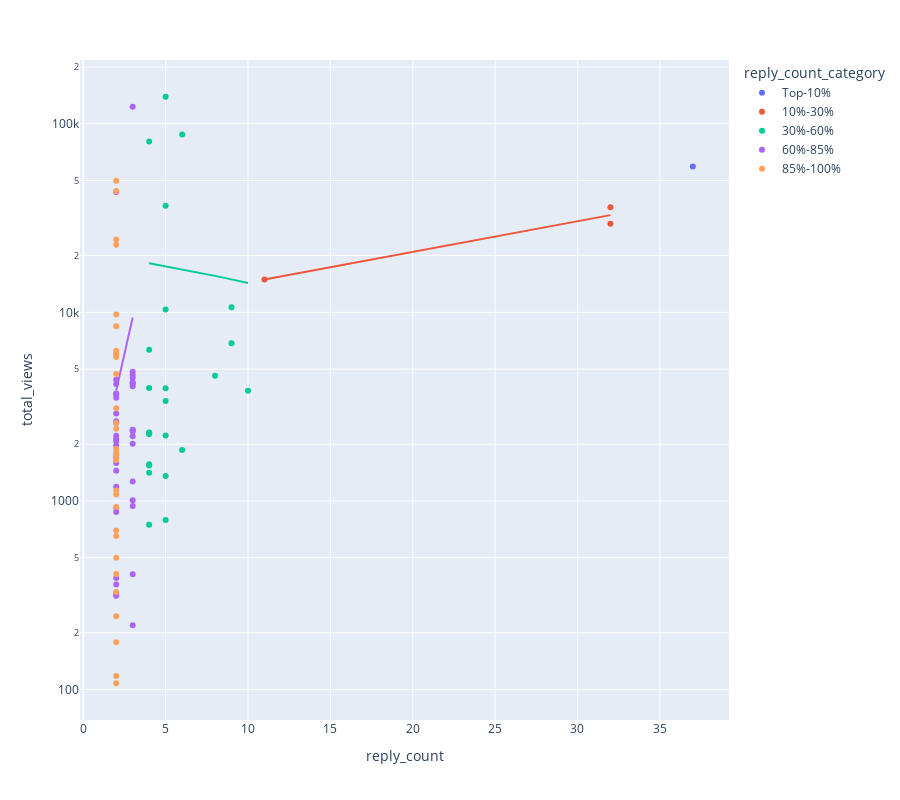
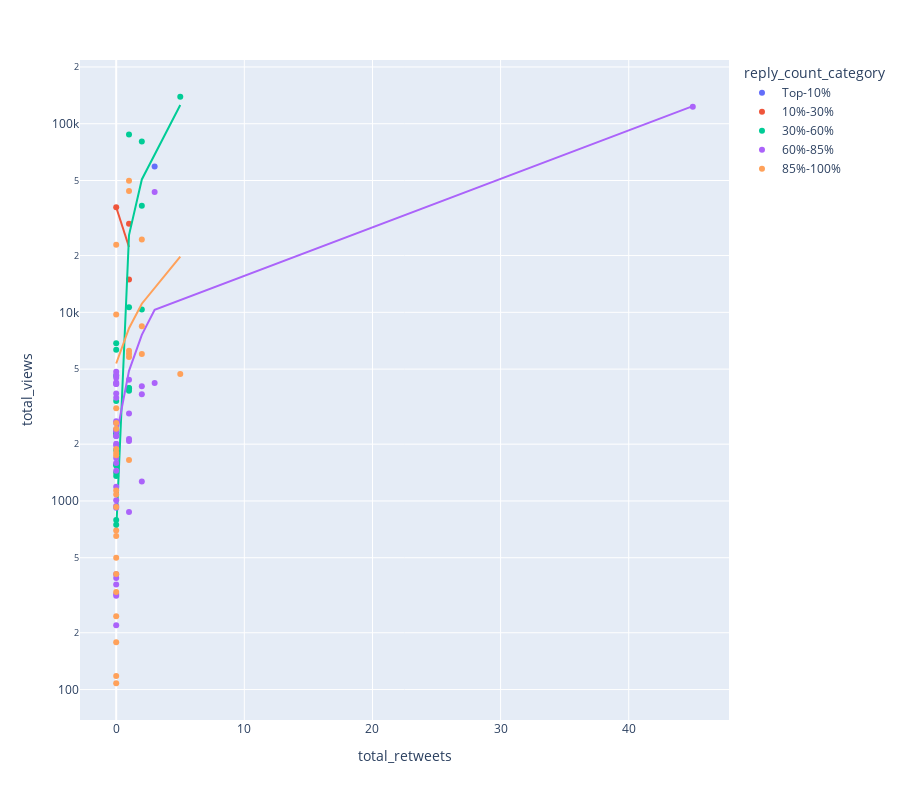
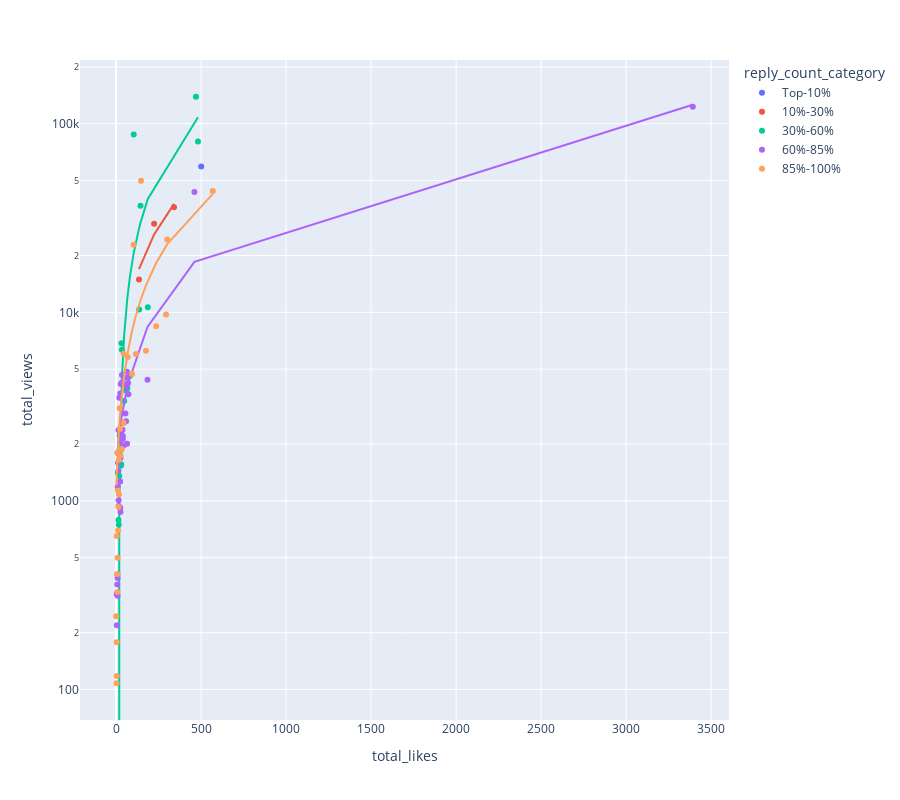
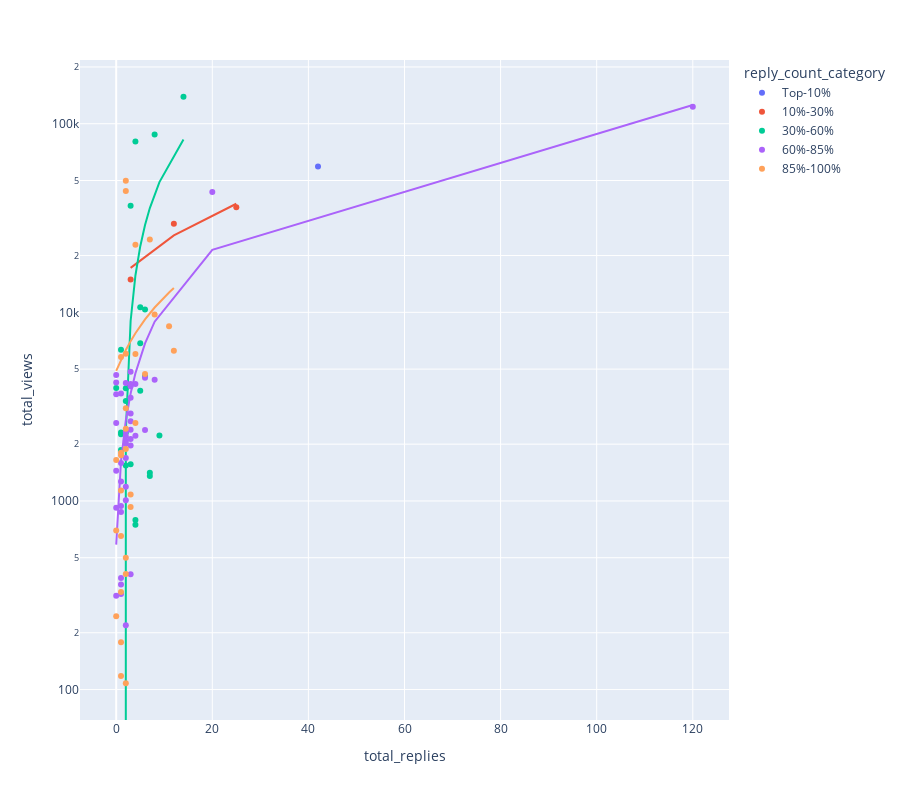

Notebook source saved alongside these figures, in order:
### Code cell
for col in metrics:
    if col == target_col:
        continue
    fig = px.scatter(
        t2,
        x=col,
        y=target_col,
        color=f'{quantile_col}_category',
        hover_data=['inReplyToUsername', quantile_col, target_col],
        trendline='ols',
        # log_x=True,
        log_y=True,
    )
    fig.update_layout(
        height=800,
        # width=400
    )
    fig.show()

### Figure 1 — Plotly figure (JSON) as saved in the notebook; plotly's stock layout.template omitted (floating-point values rounded to 4 significant figures)
{"data": [{"customdata": [["_AashishReddy"]], "hovertemplate": "reply_count_category=Top-10%<br>reply_count=%{x}<br>total_views=%{y}<br>inReplyToUsername=%{customdata[0]}<extra></extra>", "legendgroup": "Top-10%", "marker": {"color": "#636efa", "symbol": "circle"}, "mode": "markers", "name": "Top-10%", "orientation": "v", "showlegend": true, "type": "scatter", "x": [37], "xaxis": "x", "y": [59327], "yaxis": "y"}, {"hovertemplate": "reply_count_category=Top-10%<extra></extra>", "legendgroup": "Top-10%", "marker": {"color": "#636efa", "symbol": "circle"}, "mode": "lines", "name": "Top-10%", "showlegend": false, "type": "scatter", "xaxis": "x", "yaxis": "y"}, {"customdata": [["Abel_summation"], ["oxbquant"], ["TenreiroDaniel"]], "hovertemplate": "reply_count_category=10%-30%<br>reply_count=%{x}<br>total_views=%{y}<br>inReplyToUsername=%{customdata[0]}<extra></extra>", "legendgroup": "10%-30%", "marker": {"color": "#EF553B", "symbol": "circle"}, "mode": "markers", "name": "10%-30%", "orientation": "v", "showlegend": true, "type": "scatter", "x": [32, 32, 11], "xaxis": "x", "y": [36056, 29458, 14913], "yaxis": "y"}, {"hovertemplate": "<b>OLS trendline</b><br>total_views = 849.714 * reply_count + 5566.14<br>R<sup>2</sup>=0.906995<br><br>reply_count_category=10%-30%<br>reply_count=%{x}<br>total_views=%{y} <b>(trend)</b><extra></extra>", "legendgroup": "10%-30%", "marker": {"color": "#EF553B", "symbol": "circle"}, "mode": "lines", "name": "10%-30%", "showlegend": false, "type": "scatter", "x": [11, 32, 32], "xaxis": "x", "y": [14910.0, 32760.0, 32760.0], "yaxis": "y"}, {"customdata": [["zephyr_z9"], ["thermo2ndlaw"], ["teortaxesTex"], ["LandsharkRides"], ["jacobrintamaki"], ["BasedBeffJezos"], ["norpadon"], ["scheminglunatic"], ["4confusedemoji"], ["TrustInFutures"], ["W98AB"], ["bubblebabyboi"], ["halogen1048576"], ["brickroad7"], ["riversposting"], ["mikeofpol"], ["lanadunhamcel"], ["lucky_strikes_x"], ["matthew_pines"], ["goodalexander"], ["abcampbell"], ["f4talStrategies"], ["TheStalwart"], ["1bharadvaja"]], "hovertemplate": "reply_count_category=30%-60%<br>reply_count=%{x}<br>total_views=%{y}<br>inReplyToUsername=%{customdata[0]}<extra></extra>", "legendgroup": "30%-60%", "marker": {"color": "#00cc96", "symbol": "circle"}, "mode": "markers", "name": "30%-60%", "orientation": "v", "showlegend": true, "type": "scatter", "x": [10, 9, 9, 8, 6, 6, 5, 5, 5, 5, 5, 5, 5, 5, 4, 4, 4, 4, 4, 4, 4, 4, 4, 4], "xaxis": "x", "y": [3845, 6861, 10644, 4606, 1861, 87699, 793, 1358, 2222, 138996, 10358, 36715, 3959, 3389, 1542, 748, 1564, 2299, 1411, 80580, 2303, 3968, 6337, 2257], "yaxis": "y"}, {"hovertemplate": "<b>OLS trendline</b><br>total_views = -652.535 * reply_count + 20826.6<br>R<sup>2</sup>=0.001144<br><br>reply_count_category=30%-60%<br>reply_count=%{x}<br>total_views=%{y} <b>(trend)</b><extra></extra>", "legendgroup": "30%-60%", "marker": {"color": "#00cc96", "symbol": "circle"}, "mode": "lines", "name": "30%-60%", "showlegend": false, "type": "scatter", "x": [4, 4, 4, 4, 4, 4, 4, 4, 4, 4, 5, 5, 5, 5, 5, 5, 5, 5, 6, 6, 8, 9, 9, 10], "xaxis": "x", "y": [18220.0, 18220.0, 18220.0, 18220.0, 18220.0, 18220.0, 18220.0, 18220.0, 18220.0, 18220.0, 17560.0, 17560.0, 17560.0, 17560.0, 17560.0, 17560.0, 17560.0, 17560.0, 16910.0, 16910.0, 15610.0, 14950.0, 14950.0, 14300.0], "yaxis": "y"}, {"customdata": [["30SergioMisal"], ["trollshevik88"], ["SebastianShemi"], ["SamoBurja"], ["PancakesKing1"], ["OPRXBT"], ["MazenJalloul"], ["StewartalsopIII"], ["elocinationn"], ["ssphinxe"], ["DaniloMenshikov"], ["markvalorian"], ["hhoho_haha81464"], ["helscom"], ["hallerite"], ["springofarete"], ["0x49fa98"], ["thiccyth0t"], ["Johnny2Fingersz"], ["brunellaism"], ["e_virdfr"], ["dystopiangf"], ["JamesSurowiecki"], ["RokoMijic"], ["Jacob_Hornstein"], ["tszzl"], ["Soul0Engineer"], ["7uomoki"], ["AnglesonNorman"], ["AndreiCroitor"], ["2raiseto00"], ["awake62978576"], ["KinderheimRune"], ["lucian___11"], ["nelvOfficial"], ["panickssery"], ["redaction"], ["schisofrenia"], ["radshaan"], ["BayesedThinker"], ["Bonecondor"]], "hovertemplate": "reply_count_category=60%-85%<br>reply_count=%{x}<br>total_views=%{y}<br>inReplyToUsername=%{customdata[0]}<extra></extra>", "legendgroup": "60%-85%", "marker": {"color": "#ab63fa", "symbol": "circle"}, "mode": "markers", "name": "60%-85%", "orientation": "v", "showlegend": true, "type": "scatter", "x": [3, 3, 3, 3, 3, 3, 3, 3, 3, 3, 3, 3, 3, 3, 3, 3, 3, 3, 2, 2, 2, 2, 2, 2, 2, 2, 2, 2, 2, 2, 2, 2, 2, 2, 2, 2, 2, 2, 2, 2, 2], "xaxis": "x", "y": [2331, 2201, 1009, 4494, 409, 1267, 2379, 219, 940, 4840, 4224, 4167, 123045, 4059, 2382, 4243, 2013, 4650, 2649, 3523, 1687, 2589, 875, 43500, 361, 1589, 2079, 390, 2133, 4387, 3709, 1191, 3676, 4172, 1447, 2215, 2910, 920, 321, 314, 1968], "yaxis": "y"}, {"hovertemplate": "<b>OLS trendline</b><br>total_views = 5529.39 * reply_count + -7206.38<br>R<sup>2</sup>=0.019655<br><br>reply_count_category=60%-85%<br>reply_count=%{x}<br>total_views=%{y} <b>(trend)</b><extra></extra>", "legendgroup": "60%-85%", "marker": {"color": "#ab63fa", "symbol": "circle"}, "mode": "lines", "name": "60%-85%", "showlegend": false, "type": "scatter", "x": [2, 2, 2, 2, 2, 2, 2, 2, 2, 2, 2, 2, 2, 2, 2, 2, 2, 2, 2, 2, 2, 2, 2, 3, 3, 3, 3, 3, 3, 3, 3, 3, 3, 3, 3, 3, 3, 3, 3, 3, 3], "xaxis": "x", "y": [3852.0, 3852.0, 3852.0, 3852.0, 3852.0, 3852.0, 3852.0, 3852.0, 3852.0, 3852.0, 3852.0, 3852.0, 3852.0, 3852.0, 3852.0, 3852.0, 3852.0, 3852.0, 3852.0, 3852.0, 3852.0, 3852.0, 3852.0, 9382.0, 9382.0, 9382.0, 9382.0, 9382.0, 9382.0, 9382.0, 9382.0, 9382.0, 9382.0, 9382.0, 9382.0, 9382.0, 9382.0, 9382.0, 9382.0, 9382.0, 9382.0], "yaxis": "y"}, {"customdata": [["theojaffee"], ["tafphorisms"], ["Antonio86170786"], ["BackPedaling112"], ["skipthedeck"], ["rudbytorector"], ["gettyimagepsyop"], ["gentle_class7"], ["hibiscuslotus25"], ["ilfascisto"], ["presentlyMihai"], ["providenceluvr"], ["joshqharris"], ["ErgodicTrace"], ["_vonarchimboldi"], ["based16z"], ["bayeslord"], ["basedcone"], ["Xilo_K"], ["andocracy"], ["VictoryOdes"], ["0xPajke"], ["grok"], ["larrystavrogin"], ["ClosedFormJest"], ["supersnowxbt"], ["youngtroon"], ["zmo_zeemo"], ["xlr8harder"], ["teodor_io"]], "hovertemplate": "reply_count_category=85%-100%<br>reply_count=%{x}<br>total_views=%{y}<br>inReplyToUsername=%{customdata[0]}<extra></extra>", "legendgroup": "85%-100%", "marker": {"color": "#FFA15A", "symbol": "circle"}, "mode": "markers", "name": "85%-100%", "orientation": "v", "showlegend": true, "type": "scatter", "x": [2, 2, 2, 2, 2, 2, 2, 2, 2, 2, 2, 2, 2, 2, 2, 2, 2, 2, 2, 2, 2, 2, 2, 2, 2, 2, 2, 2, 2, 2], "xaxis": "x", "y": [6019, 6024, 44043, 22796, 2591, 329, 1802, 108, 500, 24361, 6258, 652, 3102, 4716, 178, 1650, 1886, 2413, 118, 9727, 1135, 1747, 1083, 245, 410, 5793, 930, 8442, 49871, 698], "yaxis": "y"}, {"hovertemplate": "<b>OLS trendline</b><br>total_views = 3493.78<br>R<sup>2</sup>=-0.000000<br><br>reply_count_category=85%-100%<br>reply_count=%{x}<br>total_views=%{y} <b>(trend)</b><extra></extra>", "legendgroup": "85%-100%", "marker": {"color": "#FFA15A", "symbol": "circle"}, "mode": "lines", "name": "85%-100%", "showlegend": false, "type": "scatter", "x": [2, 2, 2, 2, 2, 2, 2, 2, 2, 2, 2, 2, 2, 2, 2, 2, 2, 2, 2, 2, 2, 2, 2, 2, 2, 2, 2, 2, 2, 2], "xaxis": "x", "y": [6988.0, 6988.0, 6988.0, 6988.0, 6988.0, 6988.0, 6988.0, 6988.0, 6988.0, 6988.0, 6988.0, 6988.0, 6988.0, 6988.0, 6988.0, 6988.0, 6988.0, 6988.0, 6988.0, 6988.0, 6988.0, 6988.0, 6988.0, 6988.0, 6988.0, 6988.0, 6988.0, 6988.0, 6988.0, 6988.0], "yaxis": "y"}], "layout": {"height": 800, "legend": {"title": {"text": "reply_count_category"}, "tracegroupgap": 0}, "margin": {"t": 60}, "xaxis": {"anchor": "y", "domain": [0, 1], "title": {"text": "reply_count"}}, "yaxis": {"anchor": "x", "domain": [0, 1], "title": {"text": "total_views"}, "type": "log"}}}

### Figure 2 — Plotly figure (JSON) as saved in the notebook; plotly's stock layout.template omitted (floating-point values rounded to 4 significant figures)
{"data": [{"customdata": [["_AashishReddy", 37]], "hovertemplate": "reply_count_category=Top-10%<br>total_retweets=%{x}<br>total_views=%{y}<br>inReplyToUsername=%{customdata[0]}<br>reply_count=%{customdata[1]}<extra></extra>", "legendgroup": "Top-10%", "marker": {"color": "#636efa", "symbol": "circle"}, "mode": "markers", "name": "Top-10%", "orientation": "v", "showlegend": true, "type": "scatter", "x": [3], "xaxis": "x", "y": [59327], "yaxis": "y"}, {"hovertemplate": "reply_count_category=Top-10%<extra></extra>", "legendgroup": "Top-10%", "marker": {"color": "#636efa", "symbol": "circle"}, "mode": "lines", "name": "Top-10%", "showlegend": false, "type": "scatter", "xaxis": "x", "yaxis": "y"}, {"customdata": [["Abel_summation", 32], ["oxbquant", 32], ["TenreiroDaniel", 11]], "hovertemplate": "reply_count_category=10%-30%<br>total_retweets=%{x}<br>total_views=%{y}<br>inReplyToUsername=%{customdata[0]}<br>reply_count=%{customdata[1]}<extra></extra>", "legendgroup": "10%-30%", "marker": {"color": "#EF553B", "symbol": "circle"}, "mode": "markers", "name": "10%-30%", "orientation": "v", "showlegend": true, "type": "scatter", "x": [0, 1, 1], "xaxis": "x", "y": [36056, 29458, 14913], "yaxis": "y"}, {"hovertemplate": "<b>OLS trendline</b><br>total_views = -13870.5 * total_retweets + 36056<br>R<sup>2</sup>=0.548030<br><br>reply_count_category=10%-30%<br>total_retweets=%{x}<br>total_views=%{y} <b>(trend)</b><extra></extra>", "legendgroup": "10%-30%", "marker": {"color": "#EF553B", "symbol": "circle"}, "mode": "lines", "name": "10%-30%", "showlegend": false, "type": "scatter", "x": [0, 1, 1], "xaxis": "x", "y": [36060.0, 22190.0, 22190.0], "yaxis": "y"}, {"customdata": [["zephyr_z9", 10], ["thermo2ndlaw", 9], ["teortaxesTex", 9], ["LandsharkRides", 8], ["jacobrintamaki", 6], ["BasedBeffJezos", 6], ["norpadon", 5], ["scheminglunatic", 5], ["4confusedemoji", 5], ["TrustInFutures", 5], ["W98AB", 5], ["bubblebabyboi", 5], ["halogen1048576", 5], ["brickroad7", 5], ["riversposting", 4], ["mikeofpol", 4], ["lanadunhamcel", 4], ["lucky_strikes_x", 4], ["matthew_pines", 4], ["goodalexander", 4], ["abcampbell", 4], ["f4talStrategies", 4], ["TheStalwart", 4], ["1bharadvaja", 4]], "hovertemplate": "reply_count_category=30%-60%<br>total_retweets=%{x}<br>total_views=%{y}<br>inReplyToUsername=%{customdata[0]}<br>reply_count=%{customdata[1]}<extra></extra>", "legendgroup": "30%-60%", "marker": {"color": "#00cc96", "symbol": "circle"}, "mode": "markers", "name": "30%-60%", "orientation": "v", "showlegend": true, "type": "scatter", "x": [1, 0, 1, 0, 0, 1, 0, 0, 0, 5, 2, 2, 1, 0, 0, 0, 0, 0, 0, 2, 0, 1, 0, 0], "xaxis": "x", "y": [3845, 6861, 10644, 4606, 1861, 87699, 793, 1358, 2222, 138996, 10358, 36715, 3959, 3389, 1542, 748, 1564, 2299, 1411, 80580, 2303, 3968, 6337, 2257], "yaxis": "y"}, {"hovertemplate": "<b>OLS trendline</b><br>total_views = 24984.8 * total_retweets + 689.912<br>R<sup>2</sup>=0.697281<br><br>reply_count_category=30%-60%<br>total_retweets=%{x}<br>total_views=%{y} <b>(trend)</b><extra></extra>", "legendgroup": "30%-60%", "marker": {"color": "#00cc96", "symbol": "circle"}, "mode": "lines", "name": "30%-60%", "showlegend": false, "type": "scatter", "x": [0, 0, 0, 0, 0, 0, 0, 0, 0, 0, 0, 0, 0, 0, 0, 1, 1, 1, 1, 1, 2, 2, 2, 5], "xaxis": "x", "y": [689.9, 689.9, 689.9, 689.9, 689.9, 689.9, 689.9, 689.9, 689.9, 689.9, 689.9, 689.9, 689.9, 689.9, 689.9, 25670.0, 25670.0, 25670.0, 25670.0, 25670.0, 50660.0, 50660.0, 50660.0, 125600.0], "yaxis": "y"}, {"customdata": [["30SergioMisal", 3], ["trollshevik88", 3], ["SebastianShemi", 3], ["SamoBurja", 3], ["PancakesKing1", 3], ["OPRXBT", 3], ["MazenJalloul", 3], ["StewartalsopIII", 3], ["elocinationn", 3], ["ssphinxe", 3], ["DaniloMenshikov", 3], ["markvalorian", 3], ["hhoho_haha81464", 3], ["helscom", 3], ["hallerite", 3], ["springofarete", 3], ["0x49fa98", 3], ["thiccyth0t", 3], ["Johnny2Fingersz", 2], ["brunellaism", 2], ["e_virdfr", 2], ["dystopiangf", 2], ["JamesSurowiecki", 2], ["RokoMijic", 2], ["Jacob_Hornstein", 2], ["tszzl", 2], ["Soul0Engineer", 2], ["7uomoki", 2], ["AnglesonNorman", 2], ["AndreiCroitor", 2], ["2raiseto00", 2], ["awake62978576", 2], ["KinderheimRune", 2], ["lucian___11", 2], ["nelvOfficial", 2], ["panickssery", 2], ["redaction", 2], ["schisofrenia", 2], ["radshaan", 2], ["BayesedThinker", 2], ["Bonecondor", 2]], "hovertemplate": "reply_count_category=60%-85%<br>total_retweets=%{x}<br>total_views=%{y}<br>inReplyToUsername=%{customdata[0]}<br>reply_count=%{customdata[1]}<extra></extra>", "legendgroup": "60%-85%", "marker": {"color": "#ab63fa", "symbol": "circle"}, "mode": "markers", "name": "60%-85%", "orientation": "v", "showlegend": true, "type": "scatter", "x": [0, 0, 0, 0, 0, 2, 0, 0, 0, 0, 3, 0, 45, 2, 0, 0, 0, 0, 0, 0, 0, 0, 1, 3, 0, 0, 1, 0, 1, 1, 0, 0, 2, 0, 0, 0, 1, 0, 0, 0, 0], "xaxis": "x", "y": [2331, 2201, 1009, 4494, 409, 1267, 2379, 219, 940, 4840, 4224, 4167, 123045, 4059, 2382, 4243, 2013, 4650, 2649, 3523, 1687, 2589, 875, 43500, 361, 1589, 2079, 390, 2133, 4387, 3709, 1191, 3676, 4172, 1447, 2215, 2910, 920, 321, 314, 1968], "yaxis": "y"}, {"hovertemplate": "<b>OLS trendline</b><br>total_views = 2706.29 * total_retweets + 2187.49<br>R<sup>2</sup>=0.916848<br><br>reply_count_category=60%-85%<br>total_retweets=%{x}<br>total_views=%{y} <b>(trend)</b><extra></extra>", "legendgroup": "60%-85%", "marker": {"color": "#ab63fa", "symbol": "circle"}, "mode": "lines", "name": "60%-85%", "showlegend": false, "type": "scatter", "x": [0, 0, 0, 0, 0, 0, 0, 0, 0, 0, 0, 0, 0, 0, 0, 0, 0, 0, 0, 0, 0, 0, 0, 0, 0, 0, 0, 0, 0, 0, 1, 1, 1, 1, 1, 2, 2, 2, 3, 3, 45], "xaxis": "x", "y": [2187.0, 2187.0, 2187.0, 2187.0, 2187.0, 2187.0, 2187.0, 2187.0, 2187.0, 2187.0, 2187.0, 2187.0, 2187.0, 2187.0, 2187.0, 2187.0, 2187.0, 2187.0, 2187.0, 2187.0, 2187.0, 2187.0, 2187.0, 2187.0, 2187.0, 2187.0, 2187.0, 2187.0, 2187.0, 2187.0, 4894.0, 4894.0, 4894.0, 4894.0, 4894.0, 7600.0, 7600.0, 7600.0, 10310.0, 10310.0, 124000.0], "yaxis": "y"}, {"customdata": [["theojaffee", 2], ["tafphorisms", 2], ["Antonio86170786", 2], ["BackPedaling112", 2], ["skipthedeck", 2], ["rudbytorector", 2], ["gettyimagepsyop", 2], ["gentle_class7", 2], ["hibiscuslotus25", 2], ["ilfascisto", 2], ["presentlyMihai", 2], ["providenceluvr", 2], ["joshqharris", 2], ["ErgodicTrace", 2], ["_vonarchimboldi", 2], ["based16z", 2], ["bayeslord", 2], ["basedcone", 2], ["Xilo_K", 2], ["andocracy", 2], ["VictoryOdes", 2], ["0xPajke", 2], ["grok", 2], ["larrystavrogin", 2], ["ClosedFormJest", 2], ["supersnowxbt", 2], ["youngtroon", 2], ["zmo_zeemo", 2], ["xlr8harder", 2], ["teodor_io", 2]], "hovertemplate": "reply_count_category=85%-100%<br>total_retweets=%{x}<br>total_views=%{y}<br>inReplyToUsername=%{customdata[0]}<br>reply_count=%{customdata[1]}<extra></extra>", "legendgroup": "85%-100%", "marker": {"color": "#FFA15A", "symbol": "circle"}, "mode": "markers", "name": "85%-100%", "orientation": "v", "showlegend": true, "type": "scatter", "x": [2, 1, 1, 0, 0, 0, 0, 0, 0, 2, 1, 0, 0, 5, 0, 1, 0, 0, 0, 0, 0, 0, 0, 0, 0, 1, 0, 2, 1, 0], "xaxis": "x", "y": [6019, 6024, 44043, 22796, 2591, 329, 1802, 108, 500, 24361, 6258, 652, 3102, 4716, 178, 1650, 1886, 2413, 118, 9727, 1135, 1747, 1083, 245, 410, 5793, 930, 8442, 49871, 698], "yaxis": "y"}, {"hovertemplate": "<b>OLS trendline</b><br>total_views = 2879.35 * total_retweets + 5355.93<br>R<sup>2</sup>=0.062189<br><br>reply_count_category=85%-100%<br>total_retweets=%{x}<br>total_views=%{y} <b>(trend)</b><extra></extra>", "legendgroup": "85%-100%", "marker": {"color": "#FFA15A", "symbol": "circle"}, "mode": "lines", "name": "85%-100%", "showlegend": false, "type": "scatter", "x": [0, 0, 0, 0, 0, 0, 0, 0, 0, 0, 0, 0, 0, 0, 0, 0, 0, 0, 0, 0, 1, 1, 1, 1, 1, 1, 2, 2, 2, 5], "xaxis": "x", "y": [5356.0, 5356.0, 5356.0, 5356.0, 5356.0, 5356.0, 5356.0, 5356.0, 5356.0, 5356.0, 5356.0, 5356.0, 5356.0, 5356.0, 5356.0, 5356.0, 5356.0, 5356.0, 5356.0, 5356.0, 8235.0, 8235.0, 8235.0, 8235.0, 8235.0, 8235.0, 11110.0, 11110.0, 11110.0, 19750.0], "yaxis": "y"}], "layout": {"height": 800, "legend": {"title": {"text": "reply_count_category"}, "tracegroupgap": 0}, "margin": {"t": 60}, "xaxis": {"anchor": "y", "domain": [0, 1], "title": {"text": "total_retweets"}}, "yaxis": {"anchor": "x", "domain": [0, 1], "title": {"text": "total_views"}, "type": "log"}}}

### Figure 3 — Plotly figure (JSON) as saved in the notebook; plotly's stock layout.template omitted (floating-point values rounded to 4 significant figures)
{"data": [{"customdata": [["_AashishReddy", 37]], "hovertemplate": "reply_count_category=Top-10%<br>total_likes=%{x}<br>total_views=%{y}<br>inReplyToUsername=%{customdata[0]}<br>reply_count=%{customdata[1]}<extra></extra>", "legendgroup": "Top-10%", "marker": {"color": "#636efa", "symbol": "circle"}, "mode": "markers", "name": "Top-10%", "orientation": "v", "showlegend": true, "type": "scatter", "x": [501], "xaxis": "x", "y": [59327], "yaxis": "y"}, {"hovertemplate": "reply_count_category=Top-10%<extra></extra>", "legendgroup": "Top-10%", "marker": {"color": "#636efa", "symbol": "circle"}, "mode": "lines", "name": "Top-10%", "showlegend": false, "type": "scatter", "xaxis": "x", "yaxis": "y"}, {"customdata": [["Abel_summation", 32], ["oxbquant", 32], ["TenreiroDaniel", 11]], "hovertemplate": "reply_count_category=10%-30%<br>total_likes=%{x}<br>total_views=%{y}<br>inReplyToUsername=%{customdata[0]}<br>reply_count=%{customdata[1]}<extra></extra>", "legendgroup": "10%-30%", "marker": {"color": "#EF553B", "symbol": "circle"}, "mode": "markers", "name": "10%-30%", "orientation": "v", "showlegend": true, "type": "scatter", "x": [341, 224, 135], "xaxis": "x", "y": [36056, 29458, 14913], "yaxis": "y"}, {"hovertemplate": "<b>OLS trendline</b><br>total_views = 100.271 * total_likes + 3412.53<br>R<sup>2</sup>=0.917127<br><br>reply_count_category=10%-30%<br>total_likes=%{x}<br>total_views=%{y} <b>(trend)</b><extra></extra>", "legendgroup": "10%-30%", "marker": {"color": "#EF553B", "symbol": "circle"}, "mode": "lines", "name": "10%-30%", "showlegend": false, "type": "scatter", "x": [135, 224, 341], "xaxis": "x", "y": [16950.0, 25870.0, 37600.0], "yaxis": "y"}, {"customdata": [["zephyr_z9", 10], ["thermo2ndlaw", 9], ["teortaxesTex", 9], ["LandsharkRides", 8], ["jacobrintamaki", 6], ["BasedBeffJezos", 6], ["norpadon", 5], ["scheminglunatic", 5], ["4confusedemoji", 5], ["TrustInFutures", 5], ["W98AB", 5], ["bubblebabyboi", 5], ["halogen1048576", 5], ["brickroad7", 5], ["riversposting", 4], ["mikeofpol", 4], ["lanadunhamcel", 4], ["lucky_strikes_x", 4], ["matthew_pines", 4], ["goodalexander", 4], ["abcampbell", 4], ["f4talStrategies", 4], ["TheStalwart", 4], ["1bharadvaja", 4]], "hovertemplate": "reply_count_category=30%-60%<br>total_likes=%{x}<br>total_views=%{y}<br>inReplyToUsername=%{customdata[0]}<br>reply_count=%{customdata[1]}<extra></extra>", "legendgroup": "30%-60%", "marker": {"color": "#00cc96", "symbol": "circle"}, "mode": "markers", "name": "30%-60%", "orientation": "v", "showlegend": true, "type": "scatter", "x": [60, 32, 187, 82, 27, 104, 14, 19, 21, 470, 136, 144, 64, 48, 29, 16, 30, 29, 11, 482, 28, 66, 34, 26], "xaxis": "x", "y": [3845, 6861, 10644, 4606, 1861, 87699, 793, 1358, 2222, 138996, 10358, 36715, 3959, 3389, 1542, 748, 1564, 2299, 1411, 80580, 2303, 3968, 6337, 2257], "yaxis": "y"}, {"hovertemplate": "<b>OLS trendline</b><br>total_views = 232.141 * total_likes + -3536.52<br>R<sup>2</sup>=0.717392<br><br>reply_count_category=30%-60%<br>total_likes=%{x}<br>total_views=%{y} <b>(trend)</b><extra></extra>", "legendgroup": "30%-60%", "marker": {"color": "#00cc96", "symbol": "circle"}, "mode": "lines", "name": "30%-60%", "showlegend": false, "type": "scatter", "x": [11, 14, 16, 19, 21, 26, 27, 28, 29, 29, 30, 32, 34, 48, 60, 64, 66, 82, 104, 136, 144, 187, 470, 482], "xaxis": "x", "y": [-983.0, -286.6, 177.7, 874.1, 1338.0, 2499.0, 2731.0, 2963.0, 3196.0, 3196.0, 3428.0, 3892.0, 4356.0, 7606.0, 10390.0, 11320.0, 11780.0, 15500.0, 20610.0, 28030.0, 29890.0, 39870.0, 105600.0, 108400.0], "yaxis": "y"}, {"customdata": [["30SergioMisal", 3], ["trollshevik88", 3], ["SebastianShemi", 3], ["SamoBurja", 3], ["PancakesKing1", 3], ["OPRXBT", 3], ["MazenJalloul", 3], ["StewartalsopIII", 3], ["elocinationn", 3], ["ssphinxe", 3], ["DaniloMenshikov", 3], ["markvalorian", 3], ["hhoho_haha81464", 3], ["helscom", 3], ["hallerite", 3], ["springofarete", 3], ["0x49fa98", 3], ["thiccyth0t", 3], ["Johnny2Fingersz", 2], ["brunellaism", 2], ["e_virdfr", 2], ["dystopiangf", 2], ["JamesSurowiecki", 2], ["RokoMijic", 2], ["Jacob_Hornstein", 2], ["tszzl", 2], ["Soul0Engineer", 2], ["7uomoki", 2], ["AnglesonNorman", 2], ["AndreiCroitor", 2], ["2raiseto00", 2], ["awake62978576", 2], ["KinderheimRune", 2], ["lucian___11", 2], ["nelvOfficial", 2], ["panickssery", 2], ["redaction", 2], ["schisofrenia", 2], ["radshaan", 2], ["BayesedThinker", 2], ["Bonecondor", 2]], "hovertemplate": "reply_count_category=60%-85%<br>total_likes=%{x}<br>total_views=%{y}<br>inReplyToUsername=%{customdata[0]}<br>reply_count=%{customdata[1]}<extra></extra>", "legendgroup": "60%-85%", "marker": {"color": "#ab63fa", "symbol": "circle"}, "mode": "markers", "name": "60%-85%", "orientation": "v", "showlegend": true, "type": "scatter", "x": [22, 39, 15, 61, 8, 24, 14, 5, 15, 64, 71, 28, 3392, 62, 38, 36, 65, 35, 59, 19, 26, 41, 26, 461, 7, 12, 26, 9, 40, 185, 25, 10, 73, 45, 14, 38, 55, 25, 4, 9, 44], "xaxis": "x", "y": [2331, 2201, 1009, 4494, 409, 1267, 2379, 219, 940, 4840, 4224, 4167, 123045, 4059, 2382, 4243, 2013, 4650, 2649, 3523, 1687, 2589, 875, 43500, 361, 1589, 2079, 390, 2133, 4387, 3709, 1191, 3676, 4172, 1447, 2215, 2910, 920, 321, 314, 1968], "yaxis": "y"}, {"hovertemplate": "<b>OLS trendline</b><br>total_views = 36.7144 * total_likes + 1581.37<br>R<sup>2</sup>=0.955575<br><br>reply_count_category=60%-85%<br>total_likes=%{x}<br>total_views=%{y} <b>(trend)</b><extra></extra>", "legendgroup": "60%-85%", "marker": {"color": "#ab63fa", "symbol": "circle"}, "mode": "lines", "name": "60%-85%", "showlegend": false, "type": "scatter", "x": [4, 5, 7, 8, 9, 9, 10, 12, 14, 14, 15, 15, 19, 22, 24, 25, 25, 26, 26, 26, 28, 35, 36, 38, 38, 39, 40, 41, 44, 45, 55, 59, 61, 62, 64, 65, 71, 73, 185, 461, 3392], "xaxis": "x", "y": [1728.0, 1765.0, 1838.0, 1875.0, 1912.0, 1912.0, 1949.0, 2022.0, 2095.0, 2095.0, 2132.0, 2132.0, 2279.0, 2389.0, 2463.0, 2499.0, 2499.0, 2536.0, 2536.0, 2536.0, 2609.0, 2866.0, 2903.0, 2977.0, 2977.0, 3013.0, 3050.0, 3087.0, 3197.0, 3234.0, 3601.0, 3748.0, 3821.0, 3858.0, 3931.0, 3968.0, 4188.0, 4262.0, 8374.0, 18510.0, 126100.0], "yaxis": "y"}, {"customdata": [["theojaffee", 2], ["tafphorisms", 2], ["Antonio86170786", 2], ["BackPedaling112", 2], ["skipthedeck", 2], ["rudbytorector", 2], ["gettyimagepsyop", 2], ["gentle_class7", 2], ["hibiscuslotus25", 2], ["ilfascisto", 2], ["presentlyMihai", 2], ["providenceluvr", 2], ["joshqharris", 2], ["ErgodicTrace", 2], ["_vonarchimboldi", 2], ["based16z", 2], ["bayeslord", 2], ["basedcone", 2], ["Xilo_K", 2], ["andocracy", 2], ["VictoryOdes", 2], ["0xPajke", 2], ["grok", 2], ["larrystavrogin", 2], ["ClosedFormJest", 2], ["supersnowxbt", 2], ["youngtroon", 2], ["zmo_zeemo", 2], ["xlr8harder", 2], ["teodor_io", 2]], "hovertemplate": "reply_count_category=85%-100%<br>total_likes=%{x}<br>total_views=%{y}<br>inReplyToUsername=%{customdata[0]}<br>reply_count=%{customdata[1]}<extra></extra>", "legendgroup": "85%-100%", "marker": {"color": "#FFA15A", "symbol": "circle"}, "mode": "markers", "name": "85%-100%", "orientation": "v", "showlegend": true, "type": "scatter", "x": [117, 45, 569, 103, 45, 8, 7, 3, 9, 301, 176, 4, 21, 94, 4, 16, 34, 24, 4, 294, 11, 26, 17, 1, 8, 69, 14, 236, 147, 12], "xaxis": "x", "y": [6019, 6024, 44043, 22796, 2591, 329, 1802, 108, 500, 24361, 6258, 652, 3102, 4716, 178, 1650, 1886, 2413, 118, 9727, 1135, 1747, 1083, 245, 410, 5793, 930, 8442, 49871, 698], "yaxis": "y"}, {"hovertemplate": "<b>OLS trendline</b><br>total_views = 72.5781 * total_likes + 1135.36<br>R<sup>2</sup>=0.544901<br><br>reply_count_category=85%-100%<br>total_likes=%{x}<br>total_views=%{y} <b>(trend)</b><extra></extra>", "legendgroup": "85%-100%", "marker": {"color": "#FFA15A", "symbol": "circle"}, "mode": "lines", "name": "85%-100%", "showlegend": false, "type": "scatter", "x": [1, 3, 4, 4, 4, 7, 8, 8, 9, 11, 12, 14, 16, 17, 21, 24, 26, 34, 45, 45, 69, 94, 103, 117, 147, 176, 236, 294, 301, 569], "xaxis": "x", "y": [1208.0, 1353.0, 1426.0, 1426.0, 1426.0, 1643.0, 1716.0, 1716.0, 1789.0, 1934.0, 2006.0, 2151.0, 2297.0, 2369.0, 2659.0, 2877.0, 3022.0, 3603.0, 4401.0, 4401.0, 6143.0, 7958.0, 8611.0, 9627.0, 11800.0, 13910.0, 18260.0, 22470.0, 22980.0, 42430.0], "yaxis": "y"}], "layout": {"height": 800, "legend": {"title": {"text": "reply_count_category"}, "tracegroupgap": 0}, "margin": {"t": 60}, "xaxis": {"anchor": "y", "domain": [0, 1], "title": {"text": "total_likes"}}, "yaxis": {"anchor": "x", "domain": [0, 1], "title": {"text": "total_views"}, "type": "log"}}}

### Figure 4 — Plotly figure (JSON) as saved in the notebook; plotly's stock layout.template omitted (floating-point values rounded to 4 significant figures)
{"data": [{"customdata": [["_AashishReddy", 37]], "hovertemplate": "reply_count_category=Top-10%<br>total_replies=%{x}<br>total_views=%{y}<br>inReplyToUsername=%{customdata[0]}<br>reply_count=%{customdata[1]}<extra></extra>", "legendgroup": "Top-10%", "marker": {"color": "#636efa", "symbol": "circle"}, "mode": "markers", "name": "Top-10%", "orientation": "v", "showlegend": true, "type": "scatter", "x": [42], "xaxis": "x", "y": [59327], "yaxis": "y"}, {"hovertemplate": "reply_count_category=Top-10%<extra></extra>", "legendgroup": "Top-10%", "marker": {"color": "#636efa", "symbol": "circle"}, "mode": "lines", "name": "Top-10%", "showlegend": false, "type": "scatter", "xaxis": "x", "yaxis": "y"}, {"customdata": [["Abel_summation", 32], ["oxbquant", 32], ["TenreiroDaniel", 11]], "hovertemplate": "reply_count_category=10%-30%<br>total_replies=%{x}<br>total_views=%{y}<br>inReplyToUsername=%{customdata[0]}<br>reply_count=%{customdata[1]}<extra></extra>", "legendgroup": "10%-30%", "marker": {"color": "#EF553B", "symbol": "circle"}, "mode": "markers", "name": "10%-30%", "orientation": "v", "showlegend": true, "type": "scatter", "x": [25, 12, 3], "xaxis": "x", "y": [36056, 29458, 14913], "yaxis": "y"}, {"hovertemplate": "<b>OLS trendline</b><br>total_views = 928.917 * total_replies + 14423.4<br>R<sup>2</sup>=0.902070<br><br>reply_count_category=10%-30%<br>total_replies=%{x}<br>total_views=%{y} <b>(trend)</b><extra></extra>", "legendgroup": "10%-30%", "marker": {"color": "#EF553B", "symbol": "circle"}, "mode": "lines", "name": "10%-30%", "showlegend": false, "type": "scatter", "x": [3, 12, 25], "xaxis": "x", "y": [17210.0, 25570.0, 37650.0], "yaxis": "y"}, {"customdata": [["zephyr_z9", 10], ["thermo2ndlaw", 9], ["teortaxesTex", 9], ["LandsharkRides", 8], ["jacobrintamaki", 6], ["BasedBeffJezos", 6], ["norpadon", 5], ["scheminglunatic", 5], ["4confusedemoji", 5], ["TrustInFutures", 5], ["W98AB", 5], ["bubblebabyboi", 5], ["halogen1048576", 5], ["brickroad7", 5], ["riversposting", 4], ["mikeofpol", 4], ["lanadunhamcel", 4], ["lucky_strikes_x", 4], ["matthew_pines", 4], ["goodalexander", 4], ["abcampbell", 4], ["f4talStrategies", 4], ["TheStalwart", 4], ["1bharadvaja", 4]], "hovertemplate": "reply_count_category=30%-60%<br>total_replies=%{x}<br>total_views=%{y}<br>inReplyToUsername=%{customdata[0]}<br>reply_count=%{customdata[1]}<extra></extra>", "legendgroup": "30%-60%", "marker": {"color": "#00cc96", "symbol": "circle"}, "mode": "markers", "name": "30%-60%", "orientation": "v", "showlegend": true, "type": "scatter", "x": [5, 5, 5, 6, 1, 8, 4, 7, 9, 14, 6, 3, 2, 2, 2, 4, 3, 2, 7, 4, 1, 0, 1, 1], "xaxis": "x", "y": [3845, 6861, 10644, 4606, 1861, 87699, 793, 1358, 2222, 138996, 10358, 36715, 3959, 3389, 1542, 748, 1564, 2299, 1411, 80580, 2303, 3968, 6337, 2257], "yaxis": "y"}, {"hovertemplate": "<b>OLS trendline</b><br>total_views = 6677.44 * total_replies + -11032.7<br>R<sup>2</sup>=0.379103<br><br>reply_count_category=30%-60%<br>total_replies=%{x}<br>total_views=%{y} <b>(trend)</b><extra></extra>", "legendgroup": "30%-60%", "marker": {"color": "#00cc96", "symbol": "circle"}, "mode": "lines", "name": "30%-60%", "showlegend": false, "type": "scatter", "x": [0, 1, 1, 1, 1, 2, 2, 2, 2, 3, 3, 4, 4, 4, 5, 5, 5, 6, 6, 7, 7, 8, 9, 14], "xaxis": "x", "y": [-11030.0, -4355.0, -4355.0, -4355.0, -4355.0, 2322.0, 2322.0, 2322.0, 2322.0, 9000.0, 9000.0, 15680.0, 15680.0, 15680.0, 22350.0, 22350.0, 22350.0, 29030.0, 29030.0, 35710.0, 35710.0, 42390.0, 49060.0, 82450.0], "yaxis": "y"}, {"customdata": [["30SergioMisal", 3], ["trollshevik88", 3], ["SebastianShemi", 3], ["SamoBurja", 3], ["PancakesKing1", 3], ["OPRXBT", 3], ["MazenJalloul", 3], ["StewartalsopIII", 3], ["elocinationn", 3], ["ssphinxe", 3], ["DaniloMenshikov", 3], ["markvalorian", 3], ["hhoho_haha81464", 3], ["helscom", 3], ["hallerite", 3], ["springofarete", 3], ["0x49fa98", 3], ["thiccyth0t", 3], ["Johnny2Fingersz", 2], ["brunellaism", 2], ["e_virdfr", 2], ["dystopiangf", 2], ["JamesSurowiecki", 2], ["RokoMijic", 2], ["Jacob_Hornstein", 2], ["tszzl", 2], ["Soul0Engineer", 2], ["7uomoki", 2], ["AnglesonNorman", 2], ["AndreiCroitor", 2], ["2raiseto00", 2], ["awake62978576", 2], ["KinderheimRune", 2], ["lucian___11", 2], ["nelvOfficial", 2], ["panickssery", 2], ["redaction", 2], ["schisofrenia", 2], ["radshaan", 2], ["BayesedThinker", 2], ["Bonecondor", 2]], "hovertemplate": "reply_count_category=60%-85%<br>total_replies=%{x}<br>total_views=%{y}<br>inReplyToUsername=%{customdata[0]}<br>reply_count=%{customdata[1]}<extra></extra>", "legendgroup": "60%-85%", "marker": {"color": "#ab63fa", "symbol": "circle"}, "mode": "markers", "name": "60%-85%", "orientation": "v", "showlegend": true, "type": "scatter", "x": [2, 2, 2, 6, 3, 1, 6, 2, 1, 3, 2, 4, 120, 3, 3, 0, 2, 0, 3, 3, 2, 0, 1, 20, 1, 1, 2, 1, 3, 8, 1, 2, 0, 3, 0, 4, 3, 0, 1, 0, 3], "xaxis": "x", "y": [2331, 2201, 1009, 4494, 409, 1267, 2379, 219, 940, 4840, 4224, 4167, 123045, 4059, 2382, 4243, 2013, 4650, 2649, 3523, 1687, 2589, 875, 43500, 361, 1589, 2079, 390, 2133, 4387, 3709, 1191, 3676, 4172, 1447, 2215, 2910, 920, 321, 314, 1968], "yaxis": "y"}, {"hovertemplate": "<b>OLS trendline</b><br>total_views = 1042 * total_replies + 587.059<br>R<sup>2</sup>=0.959351<br><br>reply_count_category=60%-85%<br>total_replies=%{x}<br>total_views=%{y} <b>(trend)</b><extra></extra>", "legendgroup": "60%-85%", "marker": {"color": "#ab63fa", "symbol": "circle"}, "mode": "lines", "name": "60%-85%", "showlegend": false, "type": "scatter", "x": [0, 0, 0, 0, 0, 0, 0, 1, 1, 1, 1, 1, 1, 1, 1, 2, 2, 2, 2, 2, 2, 2, 2, 2, 3, 3, 3, 3, 3, 3, 3, 3, 3, 3, 4, 4, 6, 6, 8, 20, 120], "xaxis": "x", "y": [587.1, 587.1, 587.1, 587.1, 587.1, 587.1, 587.1, 1629.0, 1629.0, 1629.0, 1629.0, 1629.0, 1629.0, 1629.0, 1629.0, 2671.0, 2671.0, 2671.0, 2671.0, 2671.0, 2671.0, 2671.0, 2671.0, 2671.0, 3713.0, 3713.0, 3713.0, 3713.0, 3713.0, 3713.0, 3713.0, 3713.0, 3713.0, 3713.0, 4755.0, 4755.0, 6839.0, 6839.0, 8923.0, 21430.0, 125600.0], "yaxis": "y"}, {"customdata": [["theojaffee", 2], ["tafphorisms", 2], ["Antonio86170786", 2], ["BackPedaling112", 2], ["skipthedeck", 2], ["rudbytorector", 2], ["gettyimagepsyop", 2], ["gentle_class7", 2], ["hibiscuslotus25", 2], ["ilfascisto", 2], ["presentlyMihai", 2], ["providenceluvr", 2], ["joshqharris", 2], ["ErgodicTrace", 2], ["_vonarchimboldi", 2], ["based16z", 2], ["bayeslord", 2], ["basedcone", 2], ["Xilo_K", 2], ["andocracy", 2], ["VictoryOdes", 2], ["0xPajke", 2], ["grok", 2], ["larrystavrogin", 2], ["ClosedFormJest", 2], ["supersnowxbt", 2], ["youngtroon", 2], ["zmo_zeemo", 2], ["xlr8harder", 2], ["teodor_io", 2]], "hovertemplate": "reply_count_category=85%-100%<br>total_replies=%{x}<br>total_views=%{y}<br>inReplyToUsername=%{customdata[0]}<br>reply_count=%{customdata[1]}<extra></extra>", "legendgroup": "85%-100%", "marker": {"color": "#FFA15A", "symbol": "circle"}, "mode": "markers", "name": "85%-100%", "orientation": "v", "showlegend": true, "type": "scatter", "x": [4, 2, 2, 4, 4, 1, 1, 2, 2, 7, 12, 1, 2, 6, 1, 0, 2, 2, 1, 8, 1, 1, 3, 0, 2, 1, 3, 11, 2, 0], "xaxis": "x", "y": [6019, 6024, 44043, 22796, 2591, 329, 1802, 108, 500, 24361, 6258, 652, 3102, 4716, 178, 1650, 1886, 2413, 118, 9727, 1135, 1747, 1083, 245, 410, 5793, 930, 8442, 49871, 698], "yaxis": "y"}, {"hovertemplate": "<b>OLS trendline</b><br>total_views = 713.975 * total_replies + 4893.24<br>R<sup>2</sup>=0.030468<br><br>reply_count_category=85%-100%<br>total_replies=%{x}<br>total_views=%{y} <b>(trend)</b><extra></extra>", "legendgroup": "85%-100%", "marker": {"color": "#FFA15A", "symbol": "circle"}, "mode": "lines", "name": "85%-100%", "showlegend": false, "type": "scatter", "x": [0, 0, 0, 1, 1, 1, 1, 1, 1, 1, 1, 2, 2, 2, 2, 2, 2, 2, 2, 2, 3, 3, 4, 4, 4, 6, 7, 8, 11, 12], "xaxis": "x", "y": [4893.0, 4893.0, 4893.0, 5607.0, 5607.0, 5607.0, 5607.0, 5607.0, 5607.0, 5607.0, 5607.0, 6321.0, 6321.0, 6321.0, 6321.0, 6321.0, 6321.0, 6321.0, 6321.0, 6321.0, 7035.0, 7035.0, 7749.0, 7749.0, 7749.0, 9177.0, 9891.0, 10610.0, 12750.0, 13460.0], "yaxis": "y"}], "layout": {"height": 800, "legend": {"title": {"text": "reply_count_category"}, "tracegroupgap": 0}, "margin": {"t": 60}, "xaxis": {"anchor": "y", "domain": [0, 1], "title": {"text": "total_replies"}}, "yaxis": {"anchor": "x", "domain": [0, 1], "title": {"text": "total_views"}, "type": "log"}}}
